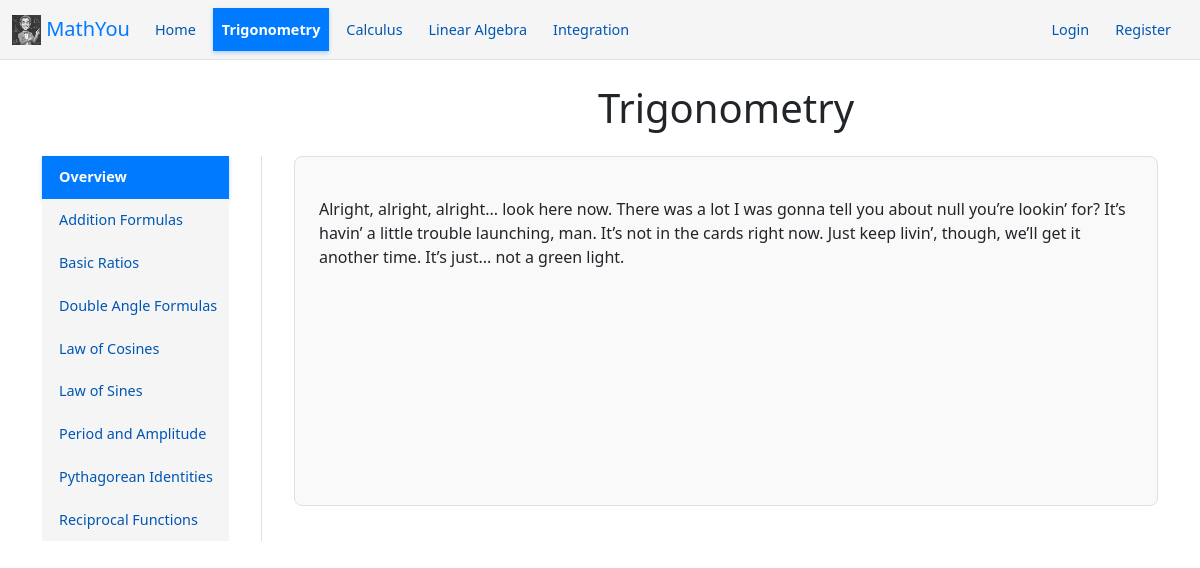
Page /trigonometry on the committed database.
### app/models.py (models this page shows, shortened)
class Concept(db.Model):
    __tablename__ = 'concepts'
    id = db.Column(db.Integer, primary_key=True)
    name = db.Column(db.String(100), nullable=False)
    slug = db.Column(db.String(100), nullable=False)
    subject_id = db.Column(db.Integer, db.ForeignKey('subjects.id'), nullable=False)
    formula = db.Column(db.Text, nullable=True)
    explanation = db.Column(db.Text, nullable=True)
    core_idea = db.Column(db.Text, nullable=True)
    real_world_application = db.Column(db.Text, nullable=True)
    mathematical_demonstration = db.Column(db.Text, nullable=True)
    study_plan = db.Column(db.Text, nullable=True)
    subject = db.relationship('Subject', back_populates='concepts')
    questions = db.relationship('Question', back_populates='concept', lazy=True, cascade="all, delete-orphan")
    __table_args__ = (db.UniqueConstraint('subject_id', 'slug', name='_subject_concept_slug_uc'),)

class Subject(db.Model):
    __tablename__ = 'subjects'
    id = db.Column(db.Integer, primary_key=True)
    name = db.Column(db.String(100), unique=True, nullable=False)
    slug = db.Column(db.String(100), unique=True, nullable=False)
    concepts = db.relationship('Concept', back_populates='subject', lazy=True, cascade="all, delete-orphan")

### app/blueprints/main.py (the view, shortened to what this page needs)
@main_bp.route('/<string:subject_slug>')
def discipline_page(subject_slug):
    subject = Subject.query.filter_by(slug=subject_slug).first_or_404()
    problems_by_concept = {}
    difficulty_map = {'Easy': 1, 'Medium': 2, 'Hard': 3}
    reverse_difficulty_map = {1: 'Easy', 2: 'Medium', 3: 'Hard'}
    for concept in subject.concepts:
        questions = concept.questions
        if not questions:
            continue
        target_difficulty = 'Easy' # Default
        candidate = next((q for q in questions if q.difficulty == target_difficulty), None)
        if candidate:
            problems_by_concept[concept.slug] = [candidate.legacy_id]
        elif not current_user.is_authenticated:
                problems_by_concept[concept.slug] = [questions[0].legacy_id]
    return render_template('discipline.html',
                            discipline_name=subject.name,
                            concepts=subject.concepts,
                            active_page=subject.slug,
                            problems=problems_by_concept)

### templates/discipline.html
{% extends "base.html" %}
{% block content %}
<div class="discipline-layout">
    <nav class="concept-nav" data-menu="concept-nav">
        <a href="#overview" class="nav-link" data-concept="overview">Overview</a>
            {% for concept in concepts %}
            <a href="#{{ concept.slug }}"
            class="nav-link"
            data-concept="{{ concept.slug }}">
            {{ concept.name }}
        </a>
        {% endfor %}
    </nav>
    <main class="discipline-content">
        <h1 class="text-center mb-4">{{ discipline_name }}</h1>
        <math-content
            discpline-name="{{ discipline_name }}"
            discipline-id="{{ active_page }}"
            data-problems='{{ problems | tojson }}'
        ></math-content>
    </main>
</div>
{% endblock %}

### static/css/variables.css (style rules this page uses)
:root { --font-family: Arial, sans-serif; --base-font-size: 16px; --button-border-radius: 0; --button-bg-color: #0d6efd; --nav-primary-color: #007bff; --nav-text-color: #0056b3; --nav-bg-color: whitesmoke; --nav-hover-bg-color: #dbe9f7; --nav-active-text-color: #fff; --nav-border-color: #e0e0e0; --nav-border-radius: 0; --nav-font-size: 0.9rem; --nav-font-weight: 500; --nav-active-font-weight: 600; }

### static/css/navigation.css (style rules this page uses)
.nav-link { display: inline-block; padding: 0.6rem 1rem; color: var(--nav-text-color); background-color: var(--nav-bg-color); border-radius: var(--nav-border-radius); text-decoration: none; font-size: var(--nav-font-size); font-weight: var(--nav-font-weight); transition: all 0.2s ease-in-out; border: 1px solid transparent; white-space: nowrap; margin-right: 0.5rem; }
.nav-link.active { color: var(--nav-active-text-color); background-color: var(--nav-primary-color); font-weight: var(--nav-active-font-weight); box-shadow: 0 2px 4px rgba(0, 123, 255, 0.3); }
.discipline-layout { display: flex; flex-direction: column; gap: 1.5rem; }
.concept-nav { flex-wrap: wrap; padding-bottom: 1rem; border-bottom: 1px solid var(--nav-border-color); margin-top: 4.5rem; }
@media (min-width: 768px) { .discipline-layout { flex-direction: row; align-items: flex-start; gap: 2rem; } }
@media (min-width: 768px) { .concept-nav { flex-direction: column; flex-wrap: nowrap; flex-shrink: 0; width: 220px; border-bottom: none; border-right: 1px solid var(--nav-border-color); padding-right: 2rem; padding-bottom: 0; } }
@media (min-width: 768px) { .concept-nav .nav-link { width: 100%; } }

### rows in the picture
Concept: name "Addition Formulas"
Concept: name "Basic Ratios"
Concept: name "Double Angle Formulas"
Concept: name "Law of Cosines"
Concept: name "Law of Sines"
Concept: name "Period and Amplitude"
Concept: name "Pythagorean Identities"
Concept: name "Reciprocal Functions"
Subject: name "Trigonometry"
